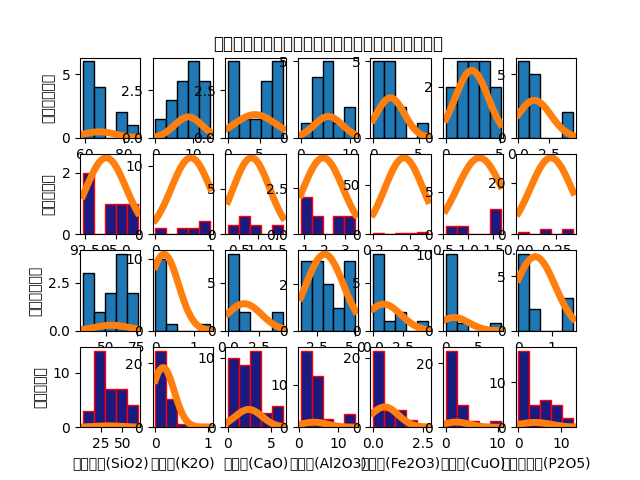

Generate this figure with Python:
import pandas as pd
import matplotlib.pyplot as plt
import numpy as np
from scipy.stats import norm
import matplotlib.font_manager as fm

# 设置字体为SimHei显示中文
font = fm.FontProperties(fname='C:/Windows/Fonts/simhei.ttf')

fName = ["projects\数学建模\GKN.xlsx","projects\数学建模\GKF.xlsx","projects\数学建模\KBN.xlsx","projects\数学建模\KBF.xlsx"]
yLabels = ["高钾类未风化","高钾类风化","铅钡类未风化","铅钡类风化"]
xLabels = ["二氧化硅(SiO2)","氧化钾(K2O)","氧化钙(CaO)","氧化铝(Al2O3)","氧化铁(Fe2O3)","氧化铜(CuO)","五氧化二磷(P2O5)"]
idx = [1,3,4,6,7,8,11]  # Python的索引从0开始

for t in range(4):
    A = pd.read_excel(fName[t])
    n, m = A.shape

    for k in range(len(idx)):
        x = A.iloc[:, idx[k]]

        picPos = k + t*7
        plt.subplot(4,7,picPos+1)

        h = plt.hist(x, 5, edgecolor='black')
        if t == 1 or t == 3:
            plt.setp(h[2], 'facecolor', [0.1, 0.1, 0.5], 'edgecolor', 'r')

        mu, sigma = norm.fit(x)
        x2 = np.linspace(min(x), max(x), 100)
        y2 = norm.pdf(x2, mu, sigma) * 10
        plt.plot(x2, y2, linewidth=5)

        if picPos == 3:
            plt.title("不同玻璃类型风化前后不同化学成分频率分布直方图", fontproperties=font)
        if t == 3:
            plt.xlabel(xLabels[k], fontproperties=font)
        if k == 0:
            plt.ylabel(yLabels[t], fontproperties=font)

plt.show()
